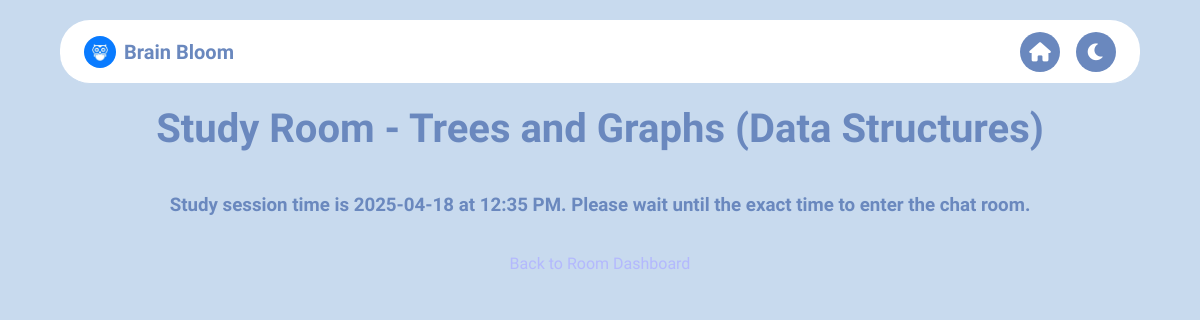
The app's page /group-chat/12/ (signed in) with its own data.
### accounts/models.py (models this page shows, shortened)
class Room(models.Model):
    VISIBILITY_CHOICES = [
        ('public', 'Public'),
        ('private', 'Private'),
    ]
    title = models.CharField(max_length=100)
    course = models.CharField(max_length=100)
    department = models.CharField(max_length=100)
    topic = models.CharField(max_length=100, null=True)
    date = models.DateField()
    time = models.TimeField()
    visibility = models.CharField(max_length=10, choices=VISIBILITY_CHOICES, default='public')
    creator = models.ForeignKey(User, on_delete=models.CASCADE, related_name='created_rooms')
    participants = models.ManyToManyField(User, related_name='joined_rooms')
    code = models.CharField(max_length=10, blank=True, null=True)
    is_public = models.BooleanField(default=True)
    class Meta:
        unique_together = ('title', 'date', 'time', 'creator')

### accounts/views.py (the view, shortened to what this page needs)
# urls.py: path('group-chat/<int:room_id>/', views.group_chat, name='group_chat'),
def group_chat(request, room_id):
    if 'user_email' not in request.session:
        return redirect('login')
    try:
        room = Room.objects.get(id=room_id)
        user = User.objects.get(email=request.session['user_email'])
        user.name = user.name.strip() if user.name else user.email.split('@')[0]
        user.save()  # Ensure the name is saved
        print(f"Logged-in user.name: {user.name}, user.id: {user.id}")
        if user not in room.participants.all() and room.creator != user:
            messages.error(request, 'You must join this room first.')
            if room.visibility == 'public':
                return redirect('public_rooms')
            else:
                return redirect('private_room', room_id=room_id)
        tz = pytz.timezone('Asia/Dhaka')
        naive_start_datetime = datetime.combine(room.date, room.time)
        start_datetime = tz.localize(naive_start_datetime)
        current_time = timezone.now().astimezone(tz)
        logger.info(f"Room ID: {room.id}, Title: {room.title}")
        logger.info(f"Room date: {room.date}, Room time: {room.time}")
        logger.info(f"Naive start datetime: {naive_start_datetime}")
        logger.info(f"Localized start datetime: {start_datetime}")
        logger.info(f"Current time: {current_time}")
        study_end = start_datetime + timedelta(minutes=20)
        quiz_start = study_end
        quiz_end = quiz_start + timedelta(minutes=7)
        ranking_start = quiz_end
        room_expiry = ranking_start + timedelta(minutes=5)  # Room expires 5 minutes after ranking starts
        is_study_session = current_time < study_end
        is_quiz_session = quiz_start <= current_time < quiz_end
        is_ranking_session = ranking_start <= current_time < room_expiry
        is_expired = current_time >= room_expiry
        quiz_end_timestamp = int(quiz_end.timestamp() * 1000) if is_quiz_session else 0
        logger.info(f"Room {room.title} - Start: {start_datetime}, End: {study_end}")
        logger.info(f"Room {room.title} - Current time: {current_time}, End time: {study_end}, Expired: {current_time > study_end}")
        logger.info(f"Session states - Study: {is_study_session}, Quiz: {is_quiz_session}, Ranking: {is_ranking_session}, Expired: {is_expired}")
        can_access_chat = (start_datetime - timedelta(minutes=1)) <= current_time < room_expiry
        logger.info(f"Can access chat: {can_access_chat}")
        if not can_access_chat:
            if is_expired:
                messages.error(request, "This room has expired. You can no longer access it.")
                return redirect('room_dashboard')
            logger.info("Access denied: Current time is before the room's start time.")
            context = {
                'room': room,
                'can_access_chat': False,
            }
            return render(request, 'group_chat.html', context)
    except Room.DoesNotExist:
        messages.error(request, 'Room not found.')
        return redirect('room_dashboard')

### accounts/templatetags/quiz_filters.py (called while the page is built)
@register.filter
def map(iterable, attribute):
    return [getattr(item, attribute) for item in iterable]

### accounts/templates/group_chat.html (shortened to what this page needs)
{% load quiz_filters %}
{% load static %}
<!DOCTYPE html>
<html lang="en">
<head>
    <link href="https://cdnjs.cloudflare.com/ajax/libs/font-awesome/6.0.0/css/all.min.css" rel="stylesheet">
    <link href="{% static 'css/group_chat.css' %}" rel="stylesheet">
</head>
<body data-theme="light">
    <nav class="navbar">
        <div class="logo-container">
            <img src="{% static 'img/logo.jpg' %}" alt="Logo" class="logo-img" />
            <div class="logo">Brain Bloom</div>
        </div>
        <div class="nav-controls">
            <a href="{% url 'home' %}" class="home-btn" aria-label="Home">
                <i class="fas fa-home"></i>
            </a>
            <button class="theme-toggle" aria-label="Toggle theme">
                <i class="fas fa-moon"></i>
            </button>
        </div>
    </nav>
    <br><br><br>
    <h2>Study Room - {{ room.title }}</h2>
    {% if not can_access_chat %}
        <div style="text-align: center; color: var(--text-primary);">
            <h3>Study session time is {{ room.date|date:'Y-m-d' }} at {{ room.time|date:'h:i A' }}. Please wait until the exact time to enter the chat room.</h3>
        </div>
    {% endif %}
    <a href="{% url 'room_dashboard' %}" class="back-link">Back to Room Dashboard</a>
</body>
</html>

### accounts/static/css/group_chat.css (style rules this page uses)
:root { --background: #C8DAEE; --container-bg: white; --text-primary: #6A88BE; --input-bg: #F7FAFD; --input-border: #C8DAEE; --button-bg: #6A88BE; --message-mine: rgb(252, 238, 250); --message-mine-text: rgb(249, 132, 179); --button-hover-bg: #5A77A8; --accent: #b0b4ffdf; --shadow: rgba(0, 0, 0, 0.05); --input-focus-shadow: rgba(106, 136, 190, 0.2); --toggle-bg: #6A88BE; --toggle-color: white; --card-bg: white; --border-color: #C8DAEE; --chat-bg: #F7FAFD; --message-bg: #E5E7EB; --ai-message-bg: rgba(40, 167, 69, 0.1); --mention-color: #FEBCB3; --button-active-bg: #6A88BE; --button-inactive-bg: #D1D5DB; --button-active-text: white; --button-inactive-text: #6B7280; }
* { margin: 0; padding: 0; box-sizing: border-box; transition: background-color 0.3s ease, color 0.3s ease; }
body { font-family: 'Urbanist', sans-serif; background: var(--background); color: var(--text-primary); line-height: 1.6; padding: 20px; margin: 0; min-height: 100vh; display: flex; flex-direction: column; align-items: center; }
h2 { font-size: 2.5rem; font-weight: 700; text-align: center; margin-bottom: 30px; color: var(--text-primary); width: 100%; }
.logo-container { display: flex; align-items: center; gap: 8px; }
.logo-img { width: 32px; height: 32px; border-radius: 50%; object-fit: cover; }
.logo { font-size: 1.25rem; font-weight: 700; color: var(--text-primary); }
.navbar { position: fixed; top: 0; left: 0; right: 0; height: 64px; background: var(--container-bg); border-bottom: 1px solid var(--border-color); z-index: 1000; padding: 0 24px; display: flex; align-items: center; justify-content: space-between; margin-top: 20px; border-radius: 30px; width: 90%; margin-left: 5%; }
.nav-controls { display: flex; align-items: center; gap: 16px; }
.theme-toggle { background: var(--toggle-bg); border: none; border-radius: 50%; width: 40px; height: 40px; display: flex; justify-content: center; align-items: center; cursor: pointer; font-size: 1.2rem; color: var(--toggle-color); transition: all 0.3s ease; }
.home-btn { background: var(--toggle-bg); border: none; border-radius: 50%; width: 40px; height: 40px; display: flex; justify-content: center; align-items: center; cursor: pointer; font-size: 1.2rem; color: var(--toggle-color); text-decoration: none; transition: all 0.3s ease; }
.back-link { display: block; text-align: center; margin-top: 30px; color: var(--accent); text-decoration: none; font-weight: 500; }

### records on screen
Room: title "Trees and Graphs (Data Structures)", date "2025-04-18", time "12:35 PM"
